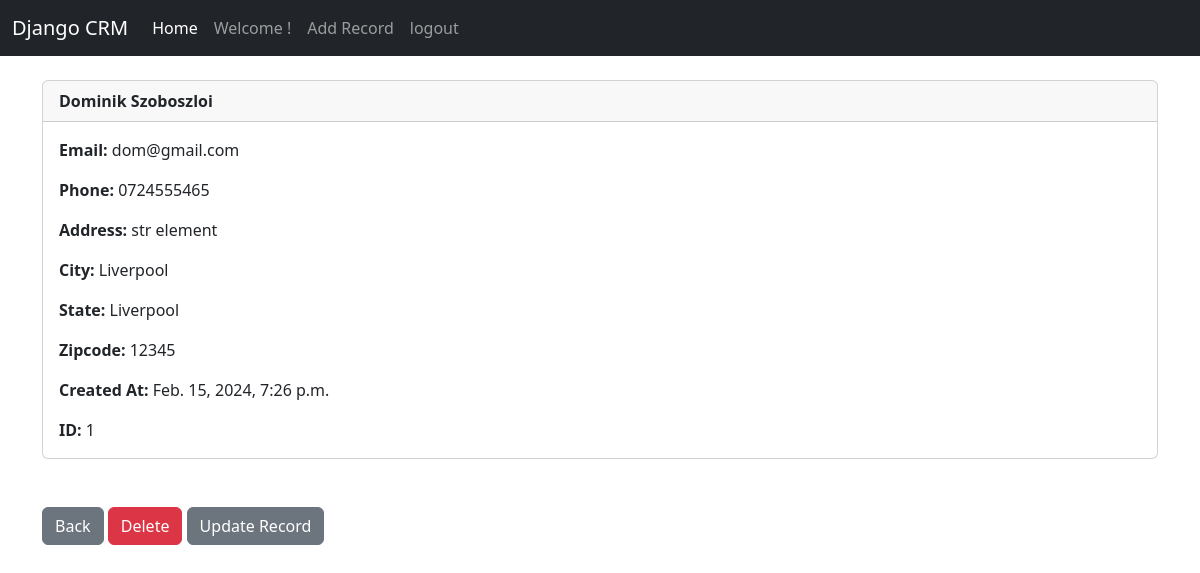
The page /record/1 (signed in) on the database its author committed.
### website/models.py (models this page shows, shortened)
class Record(models.Model):
    created_at = models.DateTimeField(auto_now_add=True)
    first_name = models.CharField(max_length=50)
    last_name = models.CharField(max_length=50)
    email = models.CharField(max_length=100)
    phone = models.CharField(max_length=15)
    address = models.CharField(max_length=100)
    city = models.CharField(max_length=50)
    state = models.CharField(max_length=50)
    zipcode = models.CharField(max_length=20)

### website/views.py (the view)
# urls.py: path('record/<int:pk>', views.customer_record, name='record'),
def customer_record(request, pk):
    if request.user.is_authenticated:
        customer_record = Record.objects.get(id=pk)
        return render(request, 'record.html', {'customer_record': customer_record})
    else:
        messages.success(request, 'You must be logged in to view this page')
        return redirect('home')

### website/templates/record.html
{% extends 'base.html' %}
{% block content %}
<div class="card">
  <div class="card-header"><strong>
    	{{ customer_record.first_name }}
		{{ customer_record.last_name }}</strong>
  </div>
  <div class="card-body">
<p class="card-text">
<strong>Email: </strong>{{ customer_record.email }}</p>
<p class="card-text">
<strong>Phone: </strong>{{ customer_record.phone }}
</p>
<p class="card-text">
<strong>Address: </strong>{{ customer_record.address }}</p>
<p class="card-text">
<strong>City: </strong>{{ customer_record.city }}</p>
<p class="card-text">
<strong>State: </strong>{{ customer_record.state }}</p>
<p class="card-text">
<strong>Zipcode: </strong>{{ customer_record.zipcode }}</p>
<p class="card-text">
<strong>Created At: </strong>{{ customer_record.created_at }}</p>
<p class="card-text">
<strong>ID: </strong>{{ customer_record.id }}</p>
  </div>
</div>
<br/><br/>
<a href="{% url 'home' %}" class="btn btn-secondary">Back</a>
<a href="{% url 'delete_record' customer_record.id %}" class="btn btn-danger">Delete</a>
<a href="{% url 'update_record' customer_record.id %}" class="btn btn-secondary">Update Record</a>
{% endblock %}

### rows shown on the page
Record: first_name "Dominik", last_name "Szoboszloi", email "dom@gmail.com", phone "0724555465", address "str element", city "Liverpool", state "Liverpool", zipcode "12345", created_at "Feb. 15, 2024, 7:26 p.m.", id "1"
